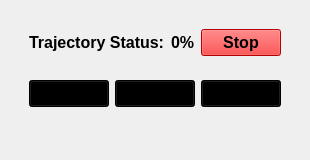
            <widget class="QWidget" name="pageTrajectory">
             <layout class="QVBoxLayout" name="verticalLayout_30">
              <item>
               <widget class="QWidget" name="widget_61" native="true">
                <property name="maximumSize">
                 <size>
                  <width>16777215</width>
                  <height>200</height>
                 </size>
                </property>
                <layout class="QVBoxLayout" name="verticalLayout_47">
                 <item>
                  <widget class="QWidget" name="widget_62" native="true">
                   <layout class="QHBoxLayout" name="horizontalLayout_61">
                    <item>
                     <widget class="QLabel" name="label_7">
                      <property name="font">
                       <font>
                        <family>Arial</family>
                        <pointsize>12</pointsize>
                        <weight>75</weight>
                        <bold>true</bold>
                       </font>
                      </property>
                      <property name="text">
                       <string>Trajectory Status:</string>
                      </property>
                     </widget>
                    </item>
                    <item>
                     <widget class="QLabel" name="label_14">
                      <property name="font">
                       <font>
                        <family>Arial</family>
                        <pointsize>12</pointsize>
                        <weight>75</weight>
                        <bold>true</bold>
                       </font>
                      </property>
                      <property name="text">
                       <string>0%</string>
                      </property>
                     </widget>
                    </item>
                    <item>
                     <widget class="QPushButton" name="Stop_draw">
                      <property name="sizePolicy">
                       <sizepolicy hsizetype="Minimum" vsizetype="Preferred">
                        <horstretch>0</horstretch>
                        <verstretch>0</verstretch>
                       </sizepolicy>
                      </property>
                      <property name="font">
                       <font>
                        <family>Arial</family>
                        <pointsize>12</pointsize>
                        <weight>75</weight>
                        <bold>true</bold>
                       </font>
                      </property>
                      <property name="styleSheet">
                       <string notr="true">background-color: rgb(255, 0, 0);</string>
                      </property>
                      <property name="text">
                       <string>Stop</string>
                      </property>
                     </widget>
                    </item>
                   </layout>
                  </widget>
                 </item>
                 <item>
                  <widget class="QWidget" name="widget_63" native="true">
                   <layout class="QHBoxLayout" name="horizontalLayout_60">
                    <item>
                     <widget class="QPushButton" name="Lines">
                      <property name="sizePolicy">
                       <sizepolicy hsizetype="Minimum" vsizetype="Preferred">
                        <horstretch>0</horstretch>
                        <verstretch>0</verstretch>
                       </sizepolicy>
                      </property>
                      <property name="font">
                       <font>
                        <family>Arial</family>
                        <pointsize>12</pointsize>
                        <weight>75</weight>
                        <bold>true</bold>
                       </font>
                      </property>
                      <property name="styleSheet">
                       <string notr="true">background-color: rgb(0, 0, 0);</string>
                      </property>
                      <property name="text">
                       <string>Line</string>
                      </property>
                     </widget>
                    </item>
                    <item>
                     <widget class="QPushButton" name="Triangles">
                      <property name="sizePolicy">
                       <sizepolicy hsizetype="Minimum" vsizetype="Preferred">
                        <horstretch>0</horstretch>
                        <verstretch>0</verstretch>
                       </sizepolicy>
                      </property>
                      <property name="font">
                       <font>
                        <family>Arial</family>
                        <pointsize>12</pointsize>
                        <weight>75</weight>
                        <bold>true</bold>
                       </font>
                      </property>
                      <property name="styleSheet">
                       <string notr="true">background-color: rgb(0, 0, 0);</string>
                      </property>
                      <property name="text">
                       <string>Triangle</string>
                      </property>
                     </widget>
                    </item>
                    <item>
                     <widget class="QPushButton" name="Circles">
                      <property name="sizePolicy">
                       <sizepolicy hsizetype="Minimum" vsizetype="Preferred">
                        <horstretch>0</horstretch>
                        <verstretch>0</verstretch>
                       </sizepolicy>
                      </property>
                      <property name="font">
                       <font>
                        <family>Arial</family>
                        <pointsize>12</pointsize>
                        <weight>75</weight>
                        <bold>true</bold>
                       </font>
                      </property>
                      <property name="styleSheet">
                       <string notr="true">background-color: rgb(0, 0, 0);</string>
                      </property>
                      <property name="text">
                       <string>Circle</string>
                      </property>
                     </widget>
                    </item>
                   </layout>
                  </widget>
                 </item>
                </layout>
               </widget>
              </item>
              <item>
               <widget class="QWidget" name="widget_60" native="true">
                <property name="sizePolicy">
                 <sizepolicy hsizetype="Preferred" vsizetype="Preferred">
                  <horstretch>0</horstretch>
                  <verstretch>0</verstretch>
                 </sizepolicy>
                </property>
                <property name="maximumSize">
                 <size>
                  <width>16777215</width>
                  <height>600</height>
                 </size>
                </property>
                <layout class="QHBoxLayout" name="horizontalLayout_51">
                 <item>
                  <layout class="QVBoxLayout" name="XOY_demension"/>
                 </item>
                 <item>
                  <layout class="QVBoxLayout" name="YOZ_demension"/>
                 </item>
                 <item>
                  <layout class="QVBoxLayout" name="XOZ_demension"/>
                 </item>
                </layout>
               </widget>
              </item>
             </layout>
            </widget>
